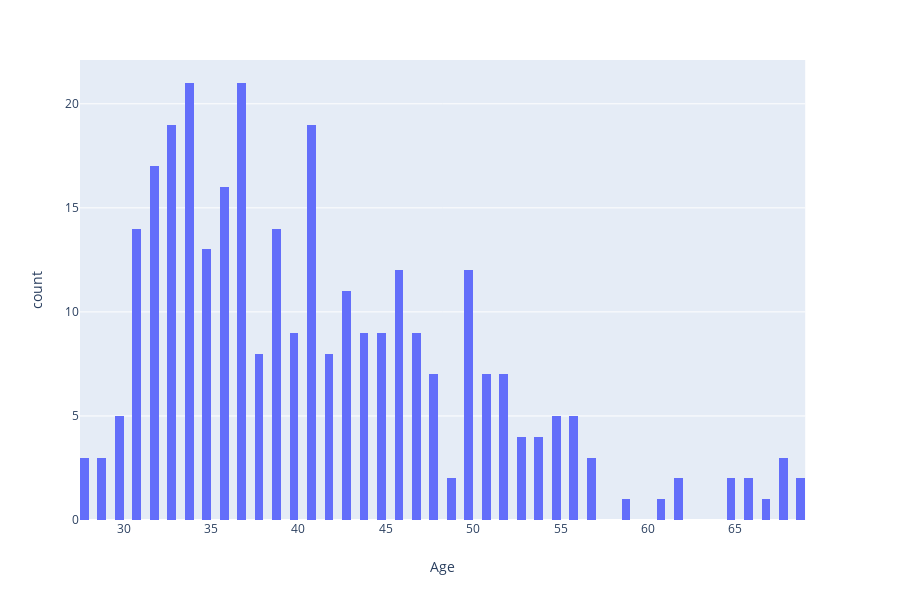

The cell this chart's notebook holds for it:
### Code cell
# Using plotly
# hist
import plotly.express as px
px.histogram(df_pd, "Age", nbins=100)

### Figure 1 — Plotly figure (JSON) as saved in the notebook; plotly's stock layout.template omitted (floating-point values rounded to 4 significant figures; data arrays with more than 128 entries replaced by an {"elided": "..."} marker saying what was removed)
{"data": [{"alignmentgroup": "True", "bingroup": "x", "hoverlabel": {"namelength": 0}, "hovertemplate": "Age=%{x}<br>count=%{y}", "legendgroup": "", "marker": {"color": "#636efa"}, "name": "", "nbinsx": 100, "offsetgroup": "", "orientation": "v", "showlegend": false, "type": "histogram", "x": {"elided": "310 float values"}, "xaxis": "x", "yaxis": "y"}], "layout": {"barmode": "relative", "height": 600, "legend": {"tracegroupgap": 0}, "margin": {"t": 60}, "xaxis": {"anchor": "y", "domain": [0, 0.98], "title": {"text": "Age"}}, "yaxis": {"anchor": "x", "domain": [0, 1], "title": {"text": "count"}}}}
